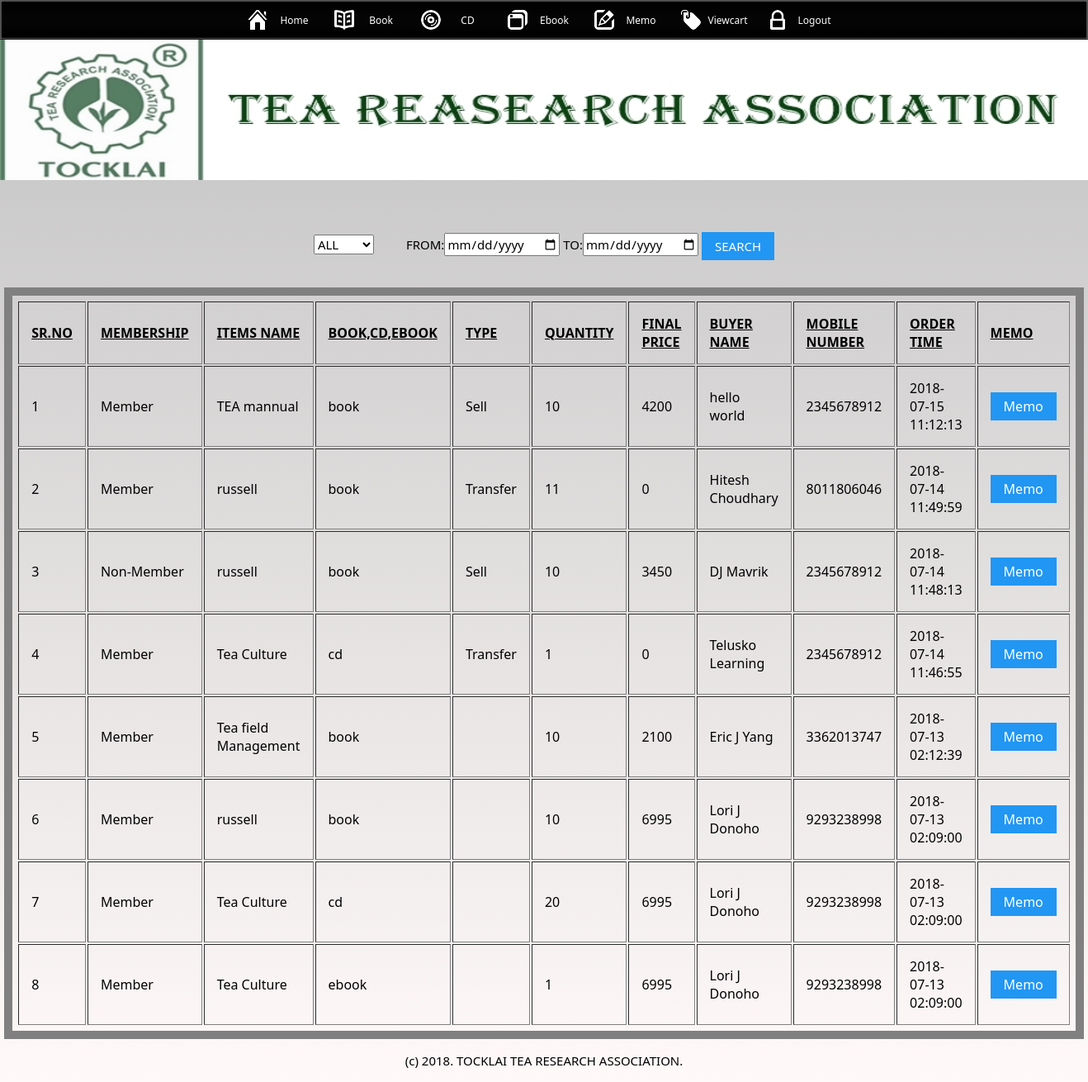
Screenshot of /checkmemo.php (signed in) with the database file from the repository.
### tables this page shows
CREATE TABLE `itemsold`  (
  `id` int(11) NOT NULL,
  `user` varchar(255) NOT NULL,
  `itemid` varchar(11) NOT NULL,
  `name` varchar(255) NOT NULL,
  `type` varchar(255) NOT NULL,
  `quantity` varchar(255) NOT NULL,
  `rate` varchar(255) NOT NULL,
  `discount` varchar(255) NOT NULL,
  `time` datetime(0) NOT NULL
);

CREATE TABLE `orders`  (
  `orderid` int(11) NOT NULL AUTO_INCREMENT,
  `sellername` varchar(255) NOT NULL,
  `buyername` varchar(255) NOT NULL,
  `category` varchar(255) NOT NULL,
  `selltype` varchar(255) NOT NULL,
  `address` varchar(255) NOT NULL,
  `mobile` varchar(255) NOT NULL,
  `total` varchar(255) NOT NULL,
  `orderdate` datetime(0) NOT NULL,
  PRIMARY KEY (`orderid`) USING BTREE
);

### checkmemo.php (the view, shortened to what this page needs)
<?php
	require('connect.php');
	$q="select * from itemsold order by id desc";
	 $res=mysqli_query($conn,$q) or die("Can't Execute Query...");
?>
<html>
<head>
<link href="a1style.css" rel="stylesheet" type="text/css">
<link href="style.css" rel="stylesheet" type="text/css">
<link rel="stylesheet" href="index_files/mbcsmbmcp.css" type="text/css" />
</head>
<body>
 <?php include('menu.php'); ?>
 <div id="banner">
		<img src="images/banner.jpg" width="100%" height="170"  alt=""/>
</div><br><br><br>
<div id="page">
	<center><select id="type" onchange="change()">
	<option value="all">ALL</option>
	</select>
	FROM:<input type="date" name="from" id="from" required>
	TO:<input type="date" name="to" id="to" required>
	<input type="button" class="a1-btn a1-blue" value="SEARCH" onclick="myFunction1()"><br><br>
	</center>
		<div  id="print">
			<div width="90%" id="all">
					<table border='1' WIDTH='79%' align="center">
						<tr>
<td WIDTH='6%' style=""><b><u>SR.NO</u></b></td>
<TD style="" WIDTH='10%'><b><u>MEMBERSHIP</u></b></TD>
<TD style="" WIDTH='7%'><b><u>ITEMS NAME </u></b></TD>
                            <TD style="" WIDTH='6%'><b><u>BOOK,CD,EBOOK</u></b></TD>
							 <TD style="" WIDTH='7%'><b><u>TYPE</u></b></TD>
                            <TD style="" WIDTH='10%'><b><u>QUANTITY</u></b></TD>
                            <TD style="" WIDTH='7%'><b><u>FINAL PRICE</u></b></TD>
<TD style="" WIDTH='8%'><b><u>BUYER NAME</u></b></TD>
<TD style="" WIDTH='9%'><b><u>MOBILE NUMBER</u></b></TD>
<TD style="" WIDTH='8%'><b><u>ORDER TIME</u></b></TD>
<TD style="" WIDTH='12%'><b><u>MEMO</u></b></TD>
						</tr>
						<?php
							$count=1;
							while($row=mysqli_fetch_assoc($res))
							{
                                $query = "Select * from orders where orderid='" . $row['id'] . " '";
                                $result=mysqli_query($conn, $query);
                                $row2=mysqli_fetch_assoc($result);
							echo '<tr>
										<td>'.$count.'
										<td>'.$row2['category'].'
										<td>'.$row['name'].'
										<td>'.$row['type'].'
										<td>'.$row2['selltype'].'
										<td>'.$row['quantity'].'
										<td>'.$row2['total'];
										echo '</td>
										<td>'.$row2['buyername'].'
										<td>'.$row2['mobile'].'
										<td>'.$row['time'].'
										<td><a href="memo.php?id='.$row['id'].'"><input type="button" class="a1-btn a1-blue" value="Memo" ></a>';
									echo '</tr>';
									$count++;
							}
						?>
					</TABLE>
			</div>
		</div>
<div id="footer">
	<?php include('footer.php'); ?>
</div>
</body>
</html>

### a1style.css (style rules this page uses)
*,*:before,*:after { box-sizing:inherit }
html { -ms-text-size-adjust:100%;-webkit-text-size-adjust:100% }
body { margin:0 }
a { background-color:transparent;-webkit-text-decoration-skip:objects }
img { border-style:none }
button,input,select,textarea { font:inherit;margin:0 }
button,input { overflow:visible }
button,select { text-transform:none }
button,html [type=button],[type=reset],[type=submit] { -webkit-appearance:button }
html,body { font-family:Verdana,sans-serif;font-size:15px;line-height:1.5 }
html { overflow-x:hidden }
img { margin-bottom:-5px }
a { color:inherit }
.a1-btn,.a1-btn-block,.a1-button { border:none;display:inline-block;outline:0;padding:6px 16px;vertical-align:middle;overflow:hidden;text-decoration:none!important;color:#fff;background-color:#000;text-align:center;cursor:pointer;white-space:nowrap }
.a1-btn,.a1-btn-floating,.a1-btn-floating-large,.a1-closenav,.a1-opennav,.a1-btn-block,.a1-button { -webkit-touch-callout:none;-webkit-user-select:none;-khtml-user-select:none;-moz-user-select:none;-ms-user-select:none;user-select:none }
.a1-btn,.a1-btn-floating,.a1-dropnav a,.a1-btn-floating-large,.a1-btn-block, .a1-navbar a,.a1-navblock a,.a1-sidenav a,.a1-pagination li a,.a1-hoverable tbody tr,.a1-hoverable li, .a1-accordion-content a,.a1-dropdown-content a,.a1-dropdown-click:hover,.a1-dropdown-hover:hover,.a1-opennav,.a1-closenav,.a1-closebtn,*[class*="a1-hover-"] { -webkit-transition:background-color .25s,color .15s,box-shadow .25s,opacity 0.25s,filter 0.25s,border 0.15s;transition:background-color .25s,color .15s,box-shadow .15s,opacity .25s,filter .25s,border .15s }
.a1-blue,.a1-hover-blue:hover { color:#fff!important;background-color:#2196F3!important }

### style.css (style rules this page uses)
body { margin:0; font-family:Segoe, "Segoe UI", "DejaVu Sans", "Trebuchet MS", Verdana, sans-serif; background-image: -webkit-gradient(linear, 50.00% 0.00%, 50.00% 100.00%, color-stop( 0% , rgba(193,193,193,1.00)),color-stop( 100% , rgba(255,249,249,1.00))); background-image: -webkit-linear-gradient(270deg,rgba(193,193,193,1.00) 0%,rgba(255,249,249,1.00) 100%); background-image: linear-gradient(180deg,rgba(193,193,193,1.00) 0%,rgba(255,249,249,1.00) 100%); }
a:link { text-decoration:none; }

### checkmemo.php (style rules this page uses)
table { padding:5px;border:10px solid gray }
td,th { padding:15px }

### rows the page displays
itemsold: orders.category "Member", name "TEA mannual", type "book", orders.selltype "Sell", quantity "10", orders.total "4200", orders.buyername "hello world", orders.mobile "2345678912", time "2018-07-15 11:12:13"
itemsold: orders.category "Member", name "russell", type "book", orders.selltype "Transfer", quantity "11", orders.total "0", orders.buyername "Hitesh Choudhary", orders.mobile "8011806046", time "2018-07-14 11:49:59"
itemsold: orders.category "Non-Member", name "russell", type "book", orders.selltype "Sell", quantity "10", orders.total "3450", orders.buyername "DJ Mavrik", orders.mobile "2345678912", time "2018-07-14 11:48:13"
itemsold: orders.category "Member", name "Tea Culture", type "cd", orders.selltype "Transfer", quantity "1", orders.total "0", orders.buyername "Telusko Learning", orders.mobile "2345678912", time "2018-07-14 11:46:55"
itemsold: orders.category "Member", name "Tea field Management", type "book", quantity "10", orders.total "2100", orders.buyername "Eric J Yang", orders.mobile "3362013747", time "2018-07-13 02:12:39"
itemsold: orders.category "Member", name "russell", type "book", quantity "10", orders.total "6995", orders.buyername "Lori J Donoho", orders.mobile "9293238998", time "2018-07-13 02:09:00"
itemsold: orders.category "Member", name "Tea Culture", type "cd", quantity "20", orders.total "6995", orders.buyername "Lori J Donoho", orders.mobile "9293238998", time "2018-07-13 02:09:00"
itemsold: orders.category "Member", name "Tea Culture", type "ebook", quantity "1", orders.total "6995", orders.buyername "Lori J Donoho", orders.mobile "9293238998", time "2018-07-13 02:09:00"
